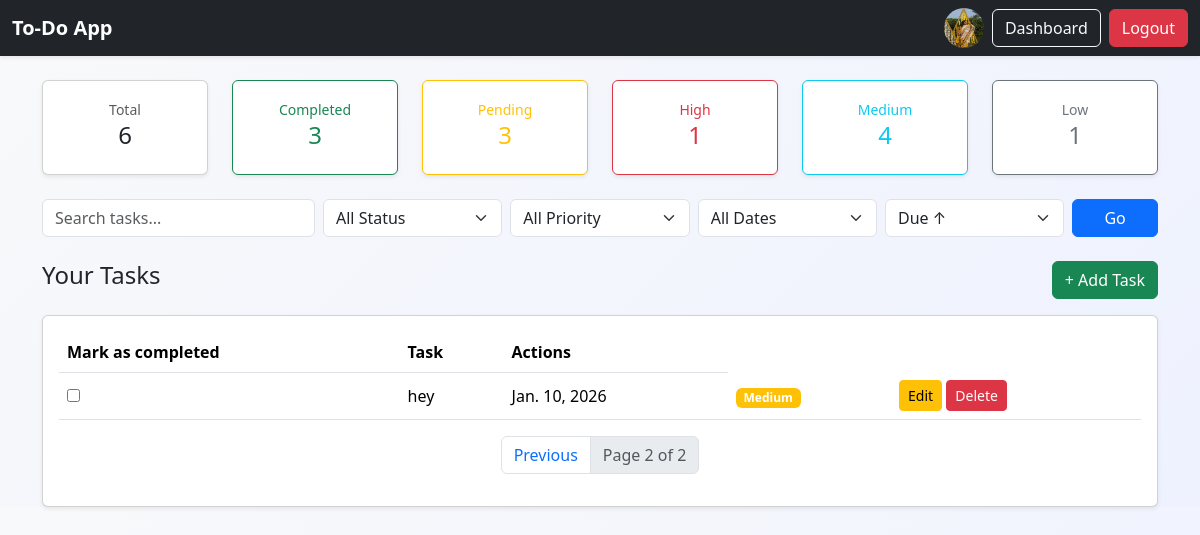
/dashboard/?page=2 (signed in), run on the app's committed database.
### accounts/models.py (models this page shows, shortened)
class Profile(models.Model):
    user = models.OneToOneField(User, on_delete=models.CASCADE)
    bio = models.TextField(max_length=100, blank=True)
    image = models.ImageField(upload_to='profiles/',
                              default='profiles/default.jpg')

### tasks/models.py (models this page shows, shortened)
class Task(models.Model):
    PRIORITY_CHOICES = [
        ('H', 'High'),
        ('M', 'Medium'),
        ('L', 'Low'),
    ]
    user = models.ForeignKey(User, on_delete=models.CASCADE)
    title = models.CharField(max_length=200)
    completed = models.BooleanField(default=False)
    due_date = models.DateField(null=True, blank=True)
    created_at = models.DateTimeField(auto_now_add=True)
    priority = models.CharField(max_length=1, choices=PRIORITY_CHOICES, default = 'M')

### accounts/views.py (the view)
# urls.py: path('dashboard/', views.dashboard_view, name='dashboard'),
@login_required
def dashboard_view(request):
    tasks = Task.objects.filter(user=request.user)
    query = request.GET.get('q', '')
    if query:
        tasks = tasks.filter(title__icontains=query)
    filter_status = request.GET.get('status')
    filter_priority = request.GET.get('priority')
    filter_due = request.GET.get('due')
    today = date.today()
    if filter_status == 'completed':
        tasks = tasks.filter(completed=True)
    elif filter_status == 'pending':
        tasks = tasks.filter(completed=False)
    if filter_priority in ['H', 'M', 'L']:
        tasks = tasks.filter(priority=filter_priority)
    if filter_due == 'today':
        tasks = tasks.filter(due_date=today)
    elif filter_due == 'overdue':
        tasks = tasks.filter(due_date__lt=today, completed=False)
    elif filter_due == 'this_week':
        tasks = tasks.filter(
            due_date__range=[today, today + timedelta(days=7)])
    sort = request.GET.get('sort')
    if sort == 'asc':
        tasks = tasks.order_by('due_date')
    elif sort == 'desc':
        tasks = tasks.order_by('-due_date')
    else:
        tasks = tasks.order_by('due_date')
    total_tasks = tasks.count()
    completed_tasks = tasks.filter(completed=True).count()
    pending_tasks = tasks.filter(completed=False).count()
    high_priority = tasks.filter(priority='H').count()
    medium_priority = tasks.filter(priority='M').count()
    low_priority = tasks.filter(priority='L').count()
    paginator = Paginator(tasks, 5)
    page_number = request.GET.get('page')
    page_obj = paginator.get_page(page_number)
    context = {
        'tasks': page_obj,
        'total_tasks': total_tasks,
        'completed_tasks': completed_tasks,
        'pending_tasks': pending_tasks,
        'high_priority': high_priority,
        'medium_priority': medium_priority,
        'low_priority': low_priority,
        'today': today,
        'query': query,
        'filter_status': filter_status,
        'filter_priority': filter_priority,
        'filter_due': filter_due,
        'sort': sort,
    }
    return render(request, 'dashboard.html', context)

### templates/dashboard.html (shortened to what this page needs)
{% extends 'base.html' %}
{% block content %}
<div class="container mt-4">
  <div class="row mb-4">
      <div class="col-md-2">
    <div class="card shadow-sm text-center">
      <div class="card-body">
        <small class="text-muted">Total</small>
        <h4>{{ total_tasks }}</h4>
      </div>
    </div>
  </div>
  <div class="col-md-2">
    <div class="card shadow-sm text-center border-success">
      <div class="card-body text-success">
        <small>Completed</small>
        <h4>{{ completed_tasks }}</h4>
      </div>
    </div>
  </div>
  <div class="col-md-2">
    <div class="card shadow-sm text-center border-warning">
      <div class="card-body text-warning">
        <small>Pending</small>
        <h4>{{ pending_tasks }}</h4>
      </div>
    </div>
  </div>
  <div class="col-md-2">
    <div class="card shadow-sm text-center border-danger">
      <div class="card-body text-danger">
        <small>High</small>
        <h4>{{ high_priority }}</h4>
      </div>
    </div>
  </div>
  <div class="col-md-2">
    <div class="card shadow-sm text-center border-info">
      <div class="card-body text-info">
        <small>Medium</small>
        <h4>{{ medium_priority }}</h4>
      </div>
    </div>
  </div>
  <div class="col-md-2">
    <div class="card shadow-sm text-center border-secondary">
      <div class="card-body text-secondary">
        <small>Low</small>
        <h4>{{ low_priority }}</h4>
      </div>
    </div>
  </div>
  </div>
  <form method="get" class="row g-2 mb-4">
    <div class="col-md-3">
      <input type="text" name="q" class="form-control"
             placeholder="Search tasks..."
             value="{{ query }}">
    </div>
    <div class="col-md-2">
      <select name="status" class="form-select">
        <option value="">All Status</option>
      </select>
    </div>
    <div class="col-md-2">
      <select name="priority" class="form-select">
        <option value="">All Priority</option>
      </select>
    </div>
    <div class="col-md-2">
      <select name="due" class="form-select">
        <option value="">All Dates</option>
      </select>
    </div>
    <div class="col-md-2">
      <select name="sort" class="form-select">
        <option value="asc" {% if sort == 'asc' %}selected{% endif %}>Due ↑</option>
      </select>
    </div>
    <div class="col-md-1">
      <button class="btn btn-primary w-100">Go</button>
    </div>
  </form>
  <div class="d-flex justify-content-between align-items-center mb-3">
    <h4>Your Tasks</h4>
    <a href="{% url 'create_task' %}" class="btn btn-success">
      + Add Task
    </a>
  </div>
  <div class="card shadow-sm">
    <div class="card-body">
      {% if tasks %}
      <table class="table table-hover align-middle">
        <thead>
          <tr>
            <th>Mark as completed</th>
            <th>Task</th>
            <th>Actions</th>
          </tr>
        </thead>
        <tbody>
        {% for task in tasks %}
          <tr class="{% if task.due_date and task.due_date < today and not task.completed %}table-danger{% endif %}">
           <td>
           <form action="{% url 'toggle_task' task.id %}" method="POST">
           <input type="checkbox" name="completed"
              onchange="this.form.submit()"
             {% if task.completed %}checked{% endif %}>
           </form>
           </td>
            <td>
              {% if task.completed %}
                <del class="text-muted">{{ task.title }}</del>
              {% else %}
                {{ task.title }}
              {% endif %}
            </td>
            <td>
              {% if task.due_date %}
                {{ task.due_date }}
              {% else %}
                <span class="text-muted">—</span>
              {% endif %}
            </td>
            <td>
              {% if task.priority == 'H' %}
                <span class="badge bg-danger">High</span>
              {% elif task.priority == 'M' %}
                <span class="badge bg-warning">Medium</span>
              {% else %}
                <span class="badge bg-secondary">Low</span>
              {% endif %}
            </td>
            <td>
              <a href="{% url 'update_task' task.id %}"
                 class="btn btn-sm btn-warning">
                Edit
              </a>
              <a href="{% url 'delete_task' task.id %}"
                 class="btn btn-sm btn-danger"
                 onclick="return confirm('Are you sure?')">
                Delete
              </a>
            </td>
          </tr>
        {% endfor %}
        </tbody>
      </table>
            <nav>
        <ul class="pagination justify-content-center">
          {% if tasks.has_previous %}
            <li class="page-item">
              <a class="page-link" href="?page={{ tasks.previous_page_number }}">Previous</a>
            </li>
          {% endif %}
          <li class="page-item disabled">
            <span class="page-link">
              Page {{ tasks.number }} of {{ tasks.paginator.num_pages }}
            </span>
          </li>
        </ul>
      </nav>
      {% else %}
        <p class="text-muted mb-0">No tasks yet. Click “Add Task”.</p>
      {% endif %}
    </div>
  </div>
</div>
{% endblock content %}

### templates/base.html (shortened to what this page needs)
<!DOCTYPE html>
<html lang="en">
<head>
   <link href="https://cdn.jsdelivr.net/npm/bootstrap@5.3.8/dist/css/bootstrap.min.css" rel="stylesheet">
</head>
<body style="background: linear-gradient(135deg, #f8f9fa, #eef2ff);">
{% if request.user.is_authenticated %}
<nav class="navbar navbar-dark bg-dark shadow-sm">
  <div class="container-fluid">
    <a class="navbar-brand fw-bold">
      To-Do App
    </a>
    <div class="d-flex align-items-center">
      <a href="{% url 'profile' %}" class="me-2">
        <img src="{{ user.profile.image.url }}" alt="Profile" class="rounded-circle" width="40" height="40">
      </a>
      <a href="{% url 'dashboard' %}" class="btn btn-outline-light me-2">Dashboard</a>
      <form method="post" action="{% url 'logout' %}">
        <button type="submit" class="btn btn-danger">
          Logout
        </button>
      </form>
    </div>
  </div>
</nav>
{% endif %}
   {% block content %} {% endblock content %}
</body>
</html>

### data on the page
Task: title "hey", due_date "Jan. 10, 2026", priority "Medium"

### other printed values
{{ total_tasks }} "6"
{{ completed_tasks }} "3"
{{ pending_tasks }} "3"
{{ high_priority }} "1"
{{ medium_priority }} "4"
{{ low_priority }} "1"
{{ tasks.number }} "2"
{{ tasks.paginator.num_pages }} "2"
